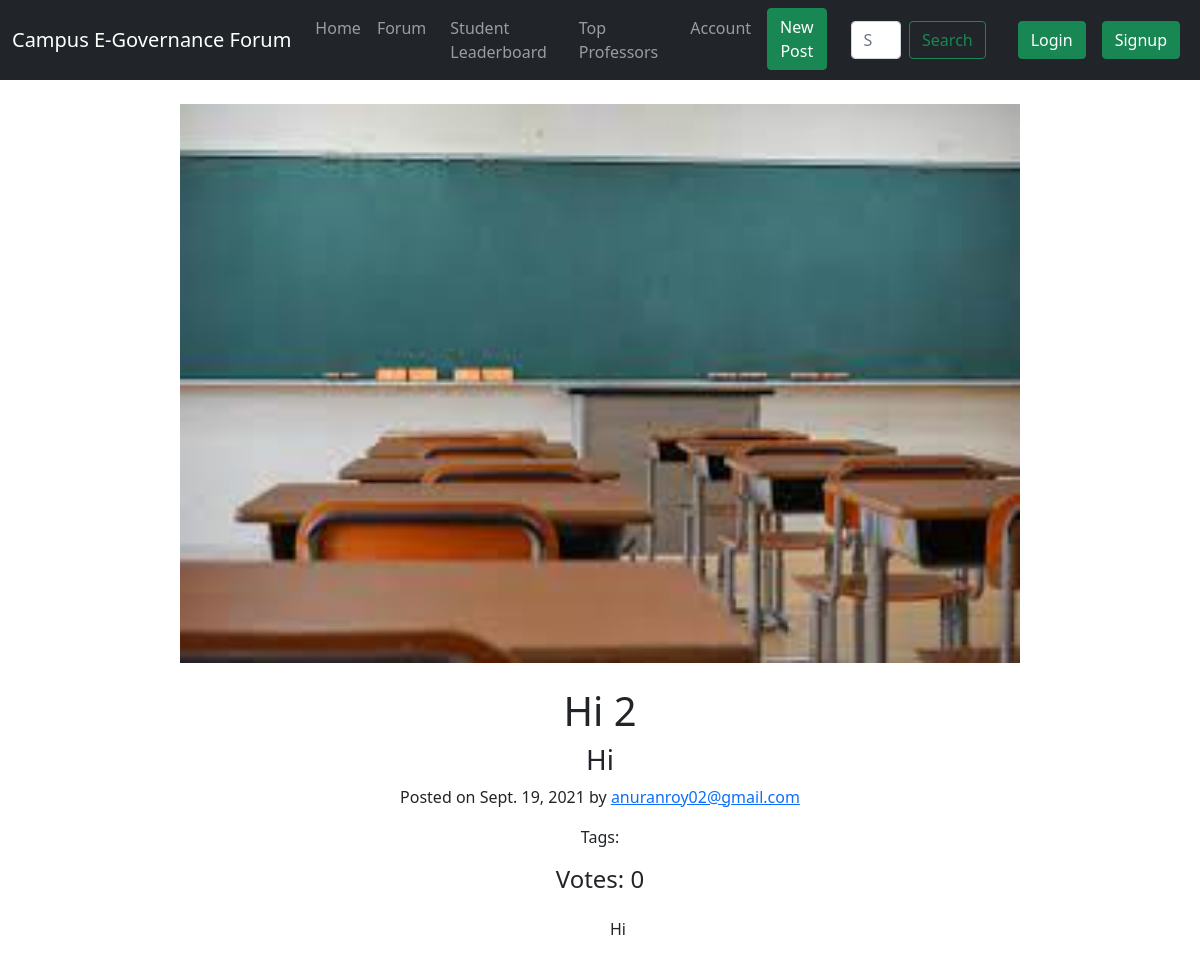
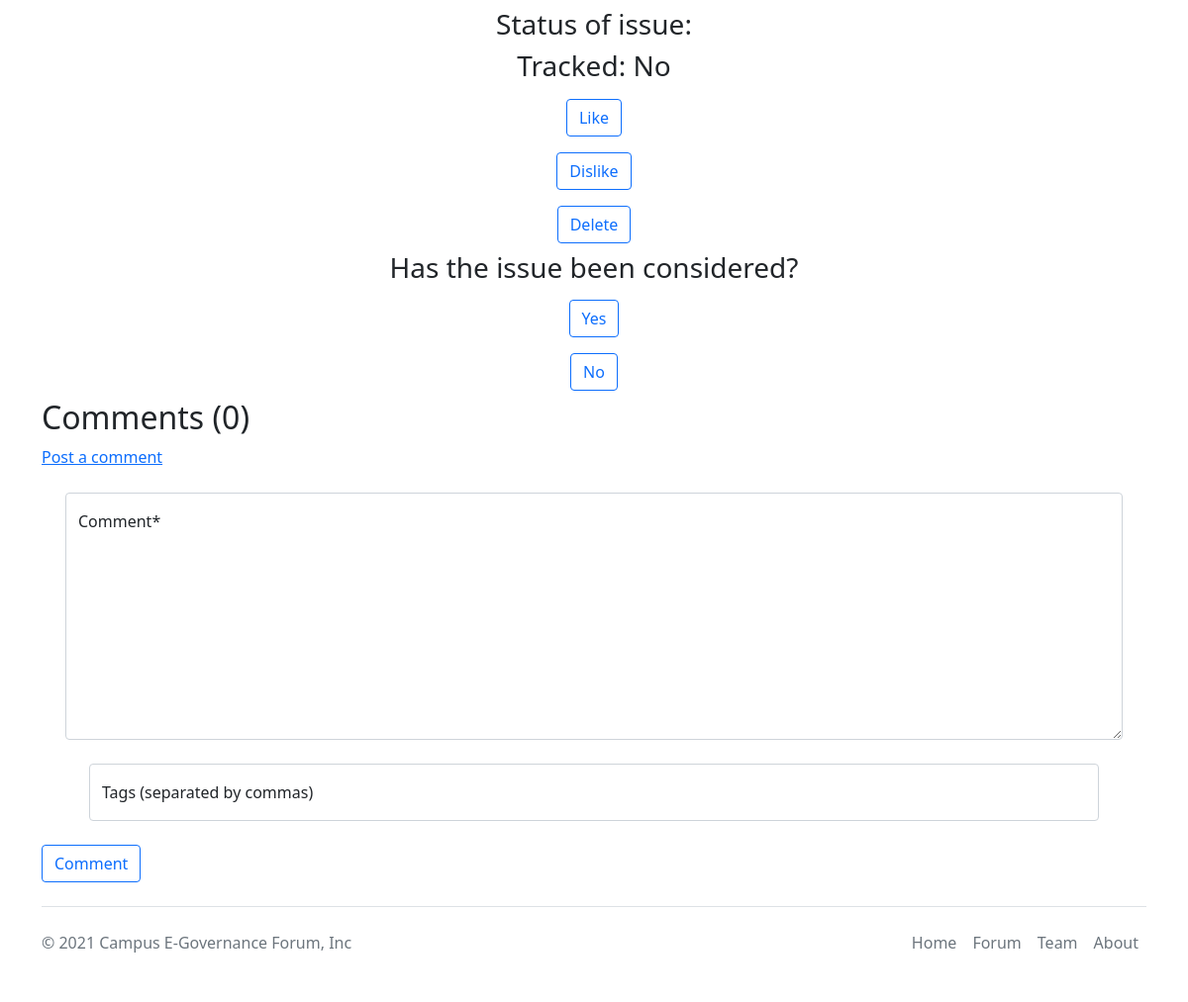
The page /forum/post/hi-2-anuranroy02gmailcom on the database its author committed (2 pictures, top to bottom).
### forum/models.py (models this page shows, shortened)
class Issue(models.Model):
    sno = models.AutoField(primary_key=True)
    user = models.ForeignKey(User, on_delete=models.CASCADE)
    subject = models.CharField(max_length=100, default="(Not available)")
    summary = models.TextField(max_length=200, default="(Not available)")
    description = models.TextField(max_length=750, default="(Not available)")
    image = models.ImageField(upload_to='forum/images/', blank=True)
    tracked = models.BooleanField(choices=((True, 'Yes'), (False, 'No')), default=False)
    status = models.TextField(max_length=300, default="")
    date = models.DateField(auto_now_add=True)
    author = models.CharField(max_length=50, default="Anonymous")
    slug = models.SlugField(unique=True, max_length=100)
    votes = models.IntegerField(default=0)
    tvotes = models.IntegerField(default=0)
    tags = models.JSONField(default=dict)
    class Meta:
        ordering = ['tvotes', '-votes', '-date']

### forum/views.py (the view)
# urls.py: path('post/<str:slug>', views.blogPost, name="PostView"),
def blogPost(request, slug):
    try:
        issue = Issue.objects.filter(slug=slug)
        comments = Comment.objects.filter(issue=issue.first())
        if list(issue) == []:
            return errorPage(request, message["404"])
        else:
            params = dict(issue.values()[0])
            print(f"\n\n\n{params}\n\n\n")
            params["comments"] = comments
            return render(request, 'forum/issue.html', params)
    except Exception as e:
        return errorPage(request, messages["404"])

### forum/templates/forum/issue.html (shortened to what this page needs)
{% extends 'forum/base.html' %}
{% load static %}
{% block body %}
<center>
<img src="/media/{{ image }}" style="width: 70%;" class="my-4 mx-4">
<h1>{{ subject }}</h1>
<h3>{{ summary }}</h3>
<p>Posted on {{ date }} by <a href="/forum/user/{{author}}" style="cursor: pointer">{{ author }}</a></p>
<p>Tags:
</p>
<h4>Votes: {{votes}}</h4>
<article class="my-4 mx-4">
    <div class="container my-4 mx-4">
        {{ description }}
    </div>
</article>
<h3>Status of issue: {{ status }}</h3>
<h3>Tracked: {{ tracked|yesno:"Yes,No" }}</h3>
<div class="row">
    <form method="POST" action="/forum/voteup/" class="my-2">
        <input type="submit" value="Like" class="btn btn-outline-primary">
    </form>
    <form method="POST" action="/forum/votedown/" class="my-2">
        <input type="submit" value="Dislike" class="btn btn-outline-primary">
    </form>
</div>
<div class="row">
    <form method="POST" action="/forum/deletepost/issue" class="my-2">
        <input type="submit" value="Delete" class="btn btn-outline-primary">
    </form>
</div>
<h3>Has the issue been considered?</h3>
<div class="row">
    <form method="POST" action="/forum/tvoteup/" class="my-2">
        <input type="submit" value="Yes" class="btn btn-outline-primary">
    </form>
    <form method="POST" action="/forum/tvotedown/" class="my-2">
        <input type="submit" value="No" class="btn btn-outline-primary">
    </form>
</div>
</center>
<div class="container">
    <div class="row">
        <h2>Comments ({{comments|length}})</h2>
        <a href="#commentArea">Post a comment</a>
    </div>
    <form method="POST" action="/forum/postcomment/" enctype="multipart/form-data">
        <div class="form-floating my-4 mx-4">
            <textarea class="form-control" style="height: 250px;" placeholder="Describe your issue" id="commentArea" style="height: 100px" name="comment" required></textarea>
            <label for="floatingTextarea2">Comment*</label>
        </div>
        <div class="mb-3 my-4 mx-4">
            <div class="form-floating mb-4 my-4 mx-4">
                <input type="text" class="form-control" id="tags" placeholder="Enter the tags" name="tags">
                <label for="subject" class="form-label">Tags (separated by commas)</label>
            </div>
        </div>
        <input type="submit" value="Comment" class="btn btn-outline-primary">
    </form>
</div>
{% endblock %}

### rows shown on the page
Issue: image (picture), subject "Hi 2", summary "Hi", date "Sept. 19, 2021", author "anuranroy02@gmail.com", description "Hi"

### other values the page prints
{{ votes }} "0"
{{ tracked|yesno:"Yes,No" }} "No"
{{ comments|length }} "0"
